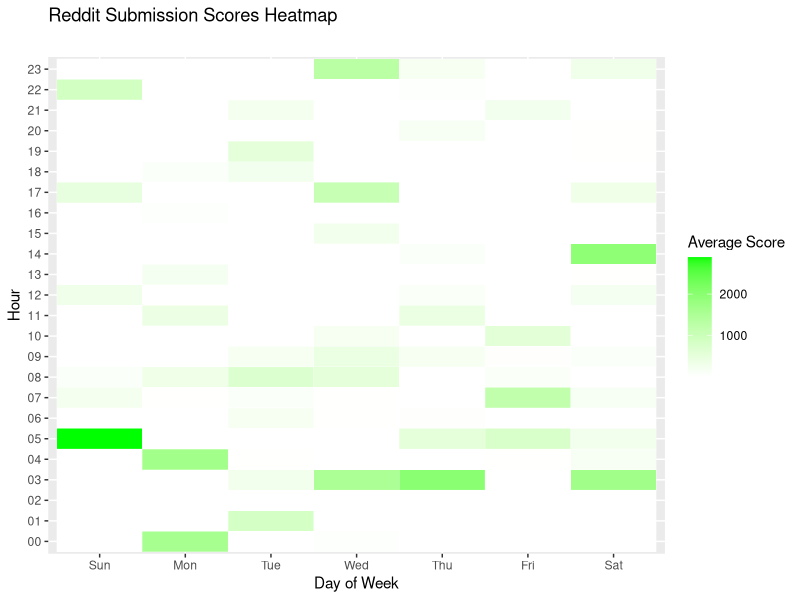

R code for this plot:
library(ggplot2)

Sys.setenv(TZ="America/Chicago")
Sys.setlocale("LC_TIME", "C")

setwd("~/Developer/data-visualization-projects/DataIsBeautifulAnalysis")

data = read.csv('dataisbeautiful.csv')

data$datetime = as.POSIXct(as.numeric(data$created_utc), tz="America/Chicago", origin="1970-01-01")
data$hour = format(data$datetime, "%H")
data$weekday = factor(format(data$datetime, "%a"), levels = c("Sun", "Mon", "Tue", "Wed", "Thu", "Fri", "Sat"))

data_aggregate = aggregate(data$score, list(data$weekday, data$hour), mean)

ggplot(data_aggregate, aes(Group.1, Group.2, fill = x)) + 
  geom_tile(colour = "white") + 
  scale_fill_gradient(low="white", high="green") +
  labs(x="Day of Week",
       y="Hour",
       title = "Reddit Submission Scores Heatmap", 
       subtitle="", 
       fill="Average Score")
